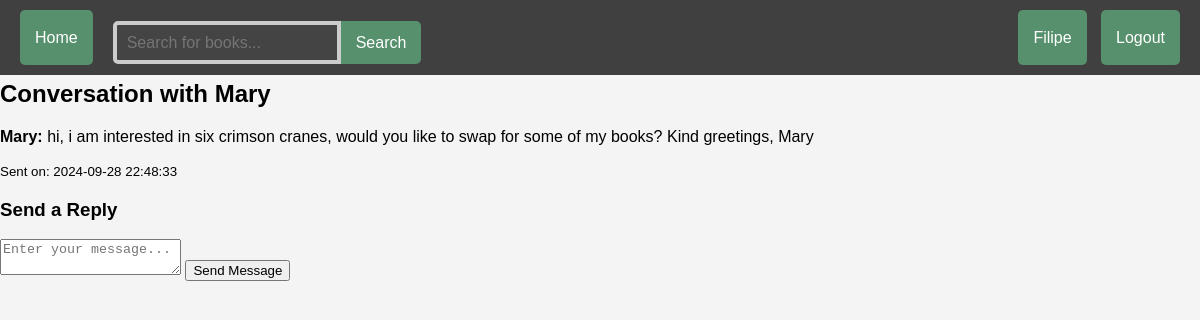
The page /php/conversation.php?user_id=8 (signed in) on the database its author committed.
### tables this page shows
CREATE TABLE `user_info` (
  `id` int(6) UNSIGNED NOT NULL,
  `username` varchar(30) NOT NULL,
  `email` varchar(50) NOT NULL,
  `password` varchar(255) NOT NULL,
  `reg_date` timestamp NOT NULL DEFAULT current_timestamp()
);

CREATE TABLE `messages` (
  `message_id` int(11) UNSIGNED NOT NULL,
  `sender_id` int(6) UNSIGNED NOT NULL,
  `receiver_id` int(6) UNSIGNED NOT NULL,
  `message` text NOT NULL,
  `timestamp` timestamp NOT NULL DEFAULT current_timestamp()
);

### php/conversation.php (the view, shortened to what this page needs)
<?php
include('connect.php');
include('../dashboard.php');
$user_id = $_SESSION['user_id'];
$other_user_id = isset($_GET['user_id']) ? $conn->real_escape_string($_GET['user_id']) : 0;
$sql_other_user = "SELECT username FROM user_info WHERE id = '$other_user_id'";
$result_other_user = $conn->query($sql_other_user);
if ($result_other_user->num_rows > 0) {
    $other_user = $result_other_user->fetch_assoc();
    $other_username = htmlspecialchars($other_user['username']);
} else {
    echo "User not found.";
    exit();
}
$sql = "SELECT messages.*, user_info.username AS sender_name
        FROM messages
        JOIN user_info ON messages.sender_id = user_info.id
        WHERE (messages.sender_id = '$user_id' AND messages.receiver_id = '$other_user_id')
        OR (messages.sender_id = '$other_user_id' AND messages.receiver_id = '$user_id')
        ORDER BY messages.timestamp ASC";
$result = $conn->query($sql);
?>
<!DOCTYPE html>
<html lang="en">
<head>
    <link rel="stylesheet" href="../css/style.css">
</head>
<body>
    <div class="container">
        <h2>Conversation with <?php echo htmlspecialchars($other_username); ?></h2>
        <div class="conversation-container">
            <?php
            if ($result->num_rows > 0) {
                while ($row = $result->fetch_assoc()) {
                    echo "<div class='message'>";
                    if ($row['sender_id'] == $user_id) {
                        echo "<p><strong>You:</strong> " . htmlspecialchars($row['message']) . "</p>";
                    } else {
                        echo "<p><strong>" . htmlspecialchars($row['sender_name']) . ":</strong> " . htmlspecialchars($row['message']) . "</p>";
                    }
                    echo "<p><small>Sent on: " . htmlspecialchars($row['timestamp']) . "</small></p>";
                    echo "</div>";
                }
            } else {
                echo "<p>No messages found in this conversation.</p>";
            }
            ?>
        </div>
        <h3>Send a Reply</h3>
        <form method="POST" action="conversation.php?user_id=<?php echo $other_user_id; ?>">
            <textarea name="message" placeholder="Enter your message..." required></textarea>
            <button type="submit">Send Message</button>
        </form>
    </div>
</body>
</html>

### css/style.css (style rules this page uses)
body { font-family: Arial, sans-serif; background-color: #f4f4f4; margin: 0; padding: 0; margin-top: 80px; }

### rows shown on the page
user_info: username "Mary"
messages: sender.username "Mary", message "hi, i am interested in six crimson cranes, would you like to swap for some of my books? Kind greetings, Mary", timestamp "2024-09-28 22:48:33"

### other values the page prints
$_SESSION['username'] "Filipe"
